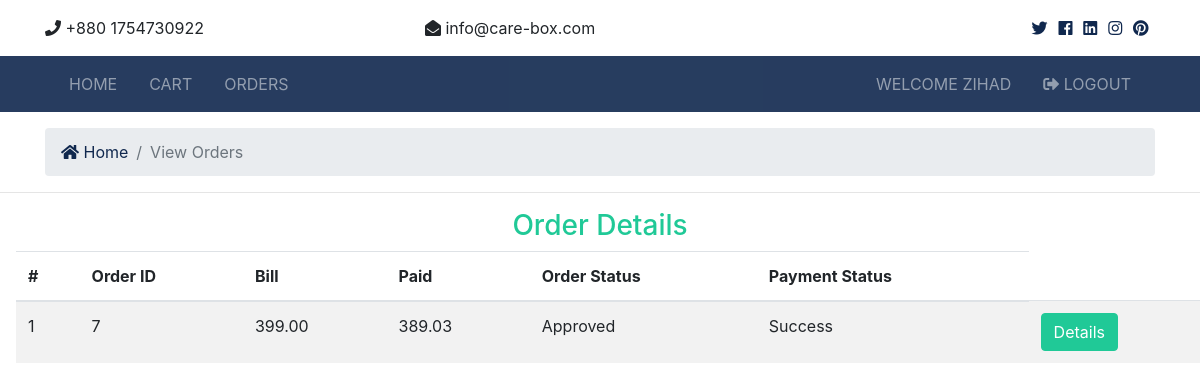
Page /order/ (signed in) on the committed database.
### order/models.py (models this page shows, shortened)
class Order(models.Model):
    order_status_choices = [
        ('Pending', 'Pending'),
        ('Approved', 'Approved'),
        ('Processing', 'Processing'),
        ('Delivered', 'Delivered'),
    ]
    payment_status_choices = [
        ('Not Paid', 'Not Paid'),
        ('Success', 'Success'),
        ('Canceled', 'Canceled'),
        ('Failed', 'Failed'),
    ]
    user = models.ForeignKey(get_user_model(), models.CASCADE, null=True, blank=True)
    product = models.ManyToManyField(Product, through='Item', blank=True)
    payment_status = models.CharField(max_length=20, choices=payment_status_choices, default='Not Paid', null=True, blank=True)
    transaction_id = models.CharField(unique=True ,max_length=250, blank=True, null=True)
    paid_amount = models.DecimalField(decimal_places=2, max_digits=15, default=0, blank=True, null=True)
    bill_amount = models.DecimalField(decimal_places=2, max_digits=15, default=0, blank=True, null=True)
    order_status = models.CharField(max_length=20, choices=order_status_choices, default='Pending', null=True, blank=True)

### order/views.py (the view, shortened to what this page needs)
# urls.py: path('', views.OrdersView.as_view(), name='orders'),
class OrdersView(LoginRequiredMixin, View):
    def get(self, request):
        user = request.user
        if user.has_perm('order.view_order'):
            orders = Order.objects.filter(user=user)
            data = {
                'orders':orders,
            }
            return render(request, 'order/order.html', data)
        return render(request, 'order/order.html')

### order/templatetags/app_tags.py (called while the page is built)
@register.filter(name='has_group')
def has_group(user, group_name):
    group = Group.objects.get(name=group_name)
    return True if group in user.groups.all() else False

### templates/order/order.html (shortened to what this page needs)
{% extends 'base.html' %}
{% block content %}
<div id="cart-container">
  <section id="bc" class="mt-3">
    <div class="container">
      <nav aria-label="breadcrumb">
        <ol class="breadcrumb">
          <li class="breadcrumb-item">
            <a href="{% url 'index' %}">
              <i class="fas fa-home"></i> Home</a>
          </li>
          <li class="breadcrumb-item active">View Orders</li>
        </ol>
      </nav>
    </div>
  </section>
  <hr>
  <h3 class="text-success" style="text-align: center;">Order Details</h3>
  <table class="table table-striped ml-3 mb-3" style="overflow-x: hidden;">
    <thead style="overflow-x: hidden;">
      <tr style="overflow-x: hidden;">
        <th style="overflow-x: hidden;" scope="col">#</th>
        <th style="overflow-x: hidden;" scope="col">Order ID</th>
        <th style="overflow-x: hidden;" scope="col">Bill</th>
        <th style="overflow-x: hidden;" scope="col">Paid</th>
        <th style="overflow-x: hidden;" scope="col">Order Status</th>
        <th style="overflow-x: hidden;" scope="col">Payment Status</th>
      </tr>
    </thead>
    <tbody style="overflow-x: hidden;">
      {% for order in orders %}
      <tr style="overflow-x: hidden;">
        <form style="overflow-x: hidden;" action="{% url 'order' order.id %}" method="POST">
          <td style="overflow-x: hidden;">{{ forloop.counter }}</td>
          <td style="overflow-x: hidden;">{{ order.id }}</td>
          <td style="overflow-x: hidden;">{{ order.bill_amount }}</td>
          <td style="overflow-x: hidden;">{{ order.paid_amount }}</td>
          <td style="overflow-x: hidden;">{{ order.order_status }}</td>
          <td style="overflow-x: hidden;">{{ order.payment_status }}</td>
          <td style="overflow-x: hidden;">
            <button type="submit" class="btn btn-success">Details</button>
          </td>
        </form>
      </tr>
      {% endfor %}
  </table>
</div>
{% endblock content %}

### templates/partials/_navbar.html (shortened to what this page needs)
{% load static %}
{% load app_tags %}
<nav class="navbar navbar-expand-lg navbar-dark bg-primary sticky-top">
    <div class="container">
      <div class="collapse navbar-collapse" id="navbarNavAltMarkup">
        <ul class="navbar-nav">
          <li
            {% if '/' == request.path %}
              class="nav-item active mr-3"
            {% else %}
              class="nav-item mr-3"
            {% endif %}
          >
            <a class="nav-link" href="{% url 'index' %}">Home</a>
          </li>
          {% if user.is_authenticated %}
          <li
            {% if 'cart' in request.path %}
              class="nav-item active mr-3"
            {% else %}
              class="nav-item mr-3"
            {% endif %}
          >
            <a class="nav-link" href="{% url 'cart' %}">Cart</a>
          </li>
          <li
            {% if 'orders' in request.path %}
              class="nav-item active mr-3"
            {% else %}
              class="nav-item mr-3"
            {% endif %}
          >
            <a class="nav-link" href="{% url 'orders' %}">Orders</a>
          </li>
        </ul>
        {% endif %}
        <ul class="navbar-nav ml-auto">
          {% if user.is_authenticated %}
            <li
            {% if 'dashboard' in request.path %}
              class="nav-item active mr-3"
            {% else %}
              class="nav-item mr-3"
            {% endif %}
            >
            {% if request.user|has_group:"user" %}
              <a class="nav-link" href="#">
               Welcome  {{user.username}}</a>
            </li>
           {% endif %}
            <li class="nav-item mr-3">
              <a href="javascript:{document.getElementById('logout').submit()}" class="nav-link">
                <i class="fas fa-sign-out-alt"></i> Logout
              </a>
            </li>
            {% endif %}
        </ul>
      </div>
    </div>
  </nav>

### static/css/all.css (style rules this page uses)
.fa, .fas, .far, .fal, .fab { -moz-osx-font-smoothing: grayscale; -webkit-font-smoothing: antialiased; display: inline-block; font-style: normal; font-variant: normal; text-rendering: auto; line-height: 1; }
.fa-home:before { content: "\f015"; }
.fa-sign-out-alt:before { content: "\f2f5"; }
.fa, .fas { font-family: 'Font Awesome 5 Free'; font-weight: 900; }

### static/css/style.css (style rules this page uses)
#cart-container { overflow-x: hidden; }
.navbar { opacity: 0.9; text-transform: uppercase; }

### rows in the picture
Order: id "7", bill_amount "399.00", paid_amount "389.03", order_status "Approved", payment_status "Success"

### other values in the picture
{{ user.username }} "ZIHAD"
